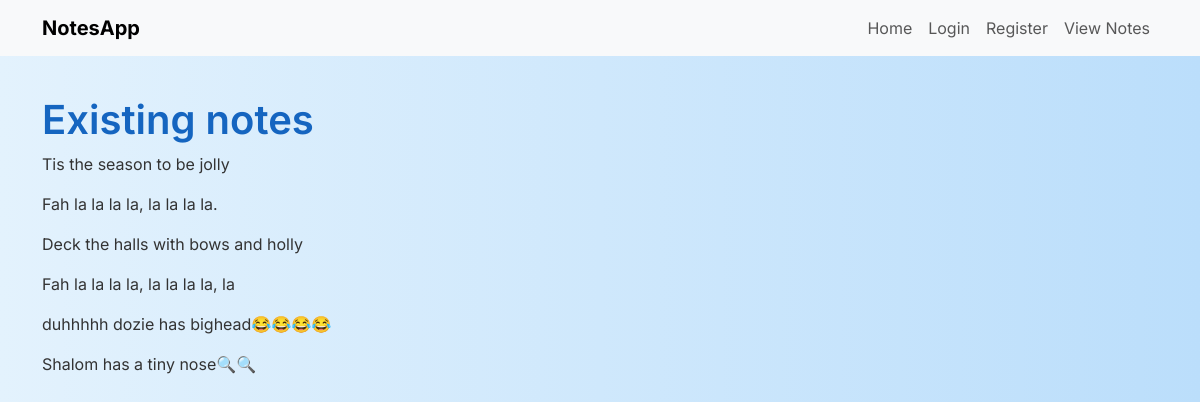
The app's page /notes (signed in) with its own data.
### app.py (models this page shows, shortened)
class Notes(db.Model):
    id = db.Column(db.Integer, primary_key=True)
    note = db.Column(db.String(1000), nullable = False)
    user_id = db.Column(db.Integer, db.ForeignKey("users.id"), nullable = False )

### app.py (the view)
@app.route("/notes")
@login_required
def viewnotes():
    notes = Notes.query.filter_by(user_id = current_user.id).all()
    return (render_template('notes.html', notes = notes))

### app.py (called while the page is built)
@login_manager.user_loader
def load_user(user_id):
    return Users.query.get(int(user_id))

### templates/notes.html
{% extends "base.html"%} {%block content%}
<h1>Existing notes</h1>
{%if notes%} {%for item in notes%}
<p>{{item.note}}</p>
{%endfor%} {%else%}
<p>No notes found.</p>
{%endif%} {%endblock%}

### static/base.css (style rules this page uses)
* { margin: 0; padding: 0; box-sizing: border-box; }
body { font-family: "Quicksand", sans-serif; background: linear-gradient(to right, #e3f2fd, #bbdefb); color: #333; min-height: 100vh; padding-bottom: 4rem; }
h1, h2, h3, h4 { color: #1565c0; font-weight: 600; }

### templates/base.html (style rules this page uses)
body { font-family: "Inter", sans-serif; background-color: #f8f9fa; }

### records on screen
Notes: note "Tis the season to be jolly"
Notes: note "Fah la la la la, la la la la."
Notes: note "Deck the halls with bows and holly"
Notes: note "Fah la la la la, la la la la, la"
Notes: note "duhhhhh dozie has bighead😂😂😂😂"
Notes: note "Shalom has a tiny nose🔍🔍"
